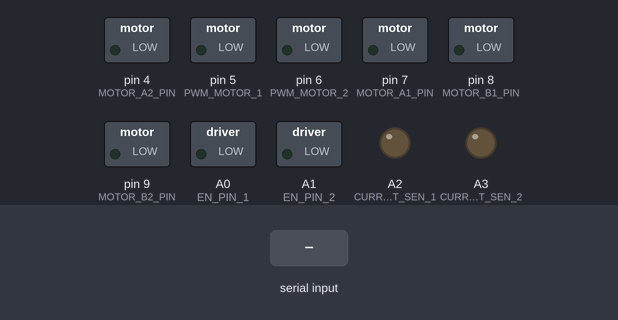
A sketch run on a simulated Arduino Uno, built with avr-gcc and run on an emulated ATmega328P. Parts: switched loads named in the sketch (green lamp = pin HIGH), output pins drawn as LEDs (lit = HIGH). The test bench sets the inputs (shaded band).

Above: at 1.2 s.
1.3 s: "A" received over Serial
At 1.8 s:
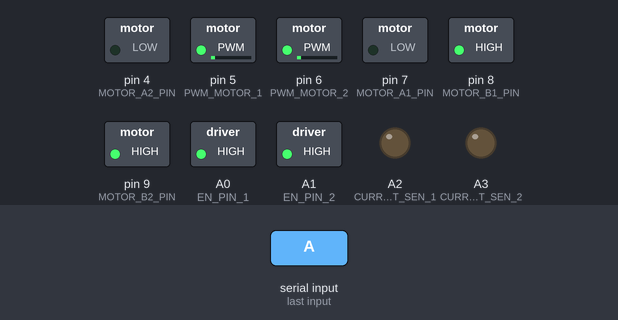
2.8 s: "B" received over Serial
At 4.0 s:
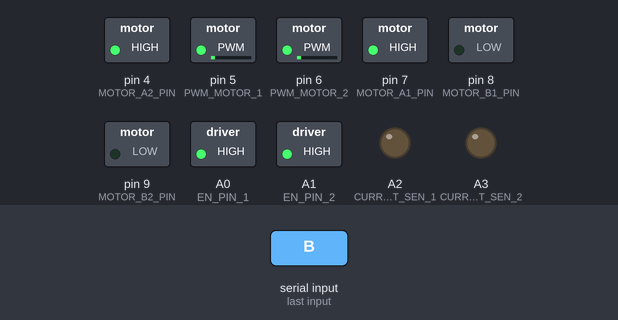
4.3 s: "C" received over Serial
At 5.2 s:
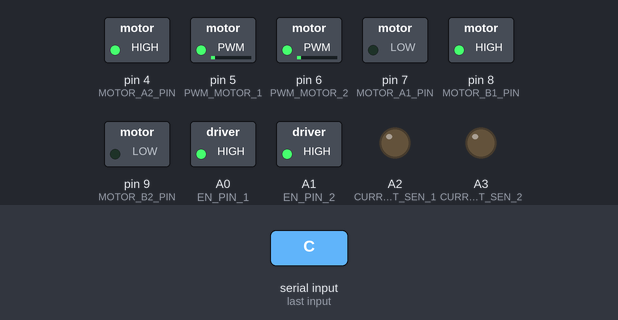
5.8 s: "D" received over Serial
At 6.4 s:
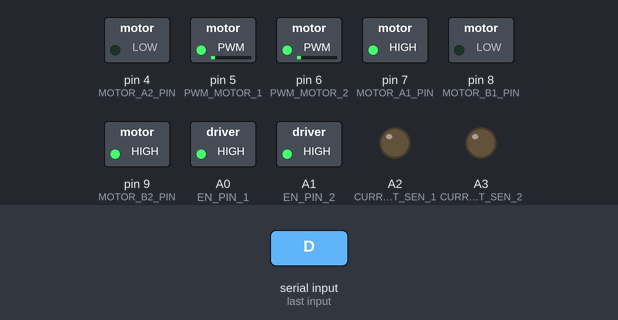
7.3 s: "E" received over Serial
At 8.7 s:
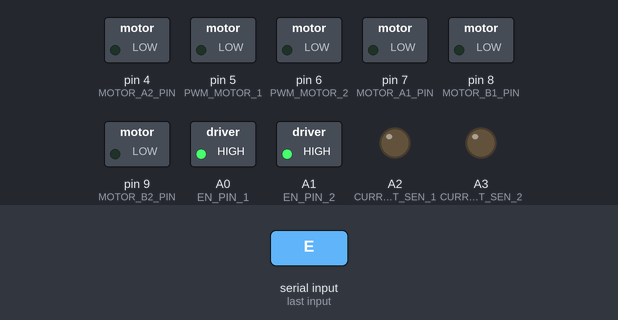
Timing chart, 0 to 9.8 s (numbered marks = the images above; inputs shaded):
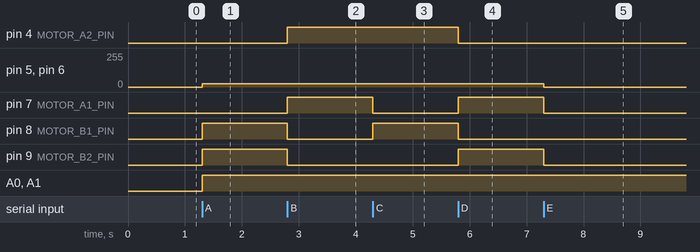

Measured:
- after the input at 1.3 s, pin 5 (PWM_MOTOR_1), pin 6 (PWM_MOTOR_2): 0/255 → 25/255 at once; pin 8 (MOTOR_B1_PIN), pin 9 (MOTOR_B2_PIN), A0 (EN_PIN_1), A1 (EN_PIN_2): LOW → HIGH at once
- after the input at 2.8 s, pin 4 (MOTOR_A2_PIN), pin 7 (MOTOR_A1_PIN): LOW → HIGH at once; pin 8 (MOTOR_B1_PIN), pin 9 (MOTOR_B2_PIN): HIGH → LOW at once
- after the input at 4.3 s, pin 7 (MOTOR_A1_PIN): HIGH → LOW at once; pin 8 (MOTOR_B1_PIN): LOW → HIGH at once
- after the input at 5.8 s, pin 4 (MOTOR_A2_PIN), pin 8 (MOTOR_B1_PIN): HIGH → LOW at once; pin 7 (MOTOR_A1_PIN), pin 9 (MOTOR_B2_PIN): LOW → HIGH at once
- after the input at 7.3 s, pin 5 (PWM_MOTOR_1), pin 6 (PWM_MOTOR_2): 25/255 → 0/255 at once; pin 7 (MOTOR_A1_PIN), pin 9 (MOTOR_B2_PIN): HIGH → LOW at once

The sketch:

EGEN310_RC_Car_Arduino.ino
```cpp
//Constants Declaration
#define BRAKE 0
#define CW    1
#define CCW   2
#define MOTOR_1 0
#define MOTOR_2 1

//Motor 1
//Clockwise
#define MOTOR_A1_PIN 7
//Counterclockwise
#define MOTOR_B1_PIN 8

//Motor 2
//Clockwise
#define MOTOR_A2_PIN 4
//Counterclockwise
#define MOTOR_B2_PIN 9

//Speed of motors 1 & 2
#define PWM_MOTOR_1 5
#define PWM_MOTOR_2 6

//Current sensor? IDK
#define CURRENT_SEN_1 A2
#define CURRENT_SEN_2 A3

//Enable for motors
#define EN_PIN_1 A0
#define EN_PIN_2 A1

//Speed variables
short pwm = 25;

//Direction variables
unsigned short bothMotorDir = BRAKE;
unsigned short leftMotorDir = BRAKE;
unsigned short rightMotorDir = BRAKE;

//Bluetooth data
char incomingByte; // incoming data
String pwmTemp;


void setup()
{
  //Set Pins as OUTPUT
  pinMode(MOTOR_A1_PIN, OUTPUT);
  pinMode(MOTOR_B1_PIN, OUTPUT);

  pinMode(MOTOR_A2_PIN, OUTPUT);
  pinMode(MOTOR_B2_PIN, OUTPUT);

  pinMode(PWM_MOTOR_1, OUTPUT);
  pinMode(PWM_MOTOR_2, OUTPUT);

  pinMode(CURRENT_SEN_1, OUTPUT);
  pinMode(CURRENT_SEN_2, OUTPUT);

  pinMode(EN_PIN_1, OUTPUT);
  pinMode(EN_PIN_2, OUTPUT);

  //Start Bluetooth data transmission at 9600 Baud
  Serial.begin(9600);
}

void loop()
{

  while(Serial.available())
  {

    //If data received:
    if (Serial.available() > 0) {
      //Store incoming data as char
      incomingByte = Serial.read();

      //Enable motors
      digitalWrite(EN_PIN_1, HIGH);
      digitalWrite(EN_PIN_2, HIGH);


      switch(incomingByte)
      {
        case 'A':
          Forward();
          break;

        case 'B':
          Backward();
          break;

        case 'C':
          Right();
          break;

        case 'D':
          Left();
          break;

        case 'E':
          Stop();
          break;

        case 'Q':
          pwm = 25;
          break;

        case 'R':
          pwm = 50;
          break;

        case 'S':
          pwm = 75;
          break;

        case 'T':
          pwm = 100;
          break;

        case 'U':
          pwm = 125;
          break;

        case 'V':
          pwm = 150;
          break;

        case 'W':
          pwm = 175;
          break;

        case 'X':
          pwm = 200;
          break;

        case 'Y':
          pwm = 225;
          break;

        case 'Z':
          pwm = 250;
          break;
      }
    }
  }
}

void Stop()
{
  bothMotorDir = BRAKE;
  motorGo(MOTOR_1, bothMotorDir, 0);
  motorGo(MOTOR_2, bothMotorDir, 0);
}

void Forward()
{
  bothMotorDir = CW;
  motorGo(MOTOR_1, bothMotorDir, pwm);
  motorGo(MOTOR_2, bothMotorDir, pwm);
}

void Backward()
{
  bothMotorDir = CCW;
  motorGo(MOTOR_1, bothMotorDir, pwm);
  motorGo(MOTOR_2, bothMotorDir, pwm);
}

void Right()
{
  leftMotorDir = CW;
  rightMotorDir = CCW;
  motorGo(MOTOR_1, leftMotorDir, pwm);
  motorGo(MOTOR_2, rightMotorDir, pwm);
}

void Left()
{
  leftMotorDir = CCW;
  rightMotorDir = CW;
  motorGo(MOTOR_1, leftMotorDir, pwm);
  motorGo(MOTOR_2, rightMotorDir, pwm);
}

void motorGo(uint8_t motor, uint8_t direct, uint8_t pwm)         //Function that controls the variables: motor(0 ou 1), direction (cw ou ccw) e pwm (entra 0 e 255);
{
  if(motor == MOTOR_1)
  {
    if(direct == CW)
    {
      digitalWrite(MOTOR_A1_PIN, LOW);
      digitalWrite(MOTOR_B1_PIN, HIGH);
    }
    else if(direct == CCW)
    {
      digitalWrite(MOTOR_A1_PIN, HIGH);
      digitalWrite(MOTOR_B1_PIN, LOW);
    }
    else
    {
      digitalWrite(MOTOR_A1_PIN, LOW);
      digitalWrite(MOTOR_B1_PIN, LOW);
    }

    analogWrite(PWM_MOTOR_1, pwm);
  }
  else if(motor == MOTOR_2)
  {
    if(direct == CW)
    {
      digitalWrite(MOTOR_A2_PIN, LOW);
      digitalWrite(MOTOR_B2_PIN, HIGH);
    }
    else if(direct == CCW)
    {
      digitalWrite(MOTOR_A2_PIN, HIGH); //Problem Child, writing to HIGH causes both direction
      digitalWrite(MOTOR_B2_PIN, LOW);
    }
    else
    {
      digitalWrite(MOTOR_A2_PIN, LOW);
      digitalWrite(MOTOR_B2_PIN, LOW);
    }

    analogWrite(PWM_MOTOR_2, pwm);
  }
}
```
